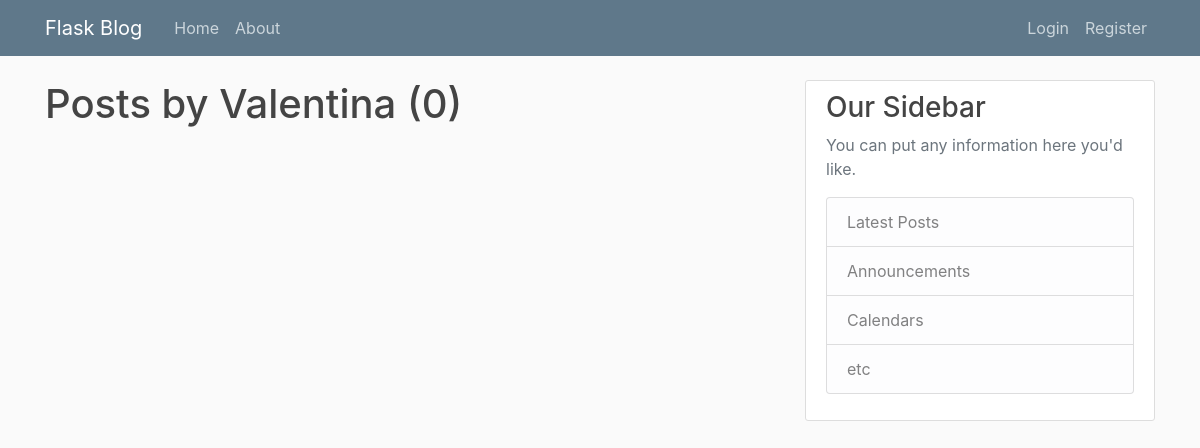
The page /user/Valentina on the database as committed earlier.
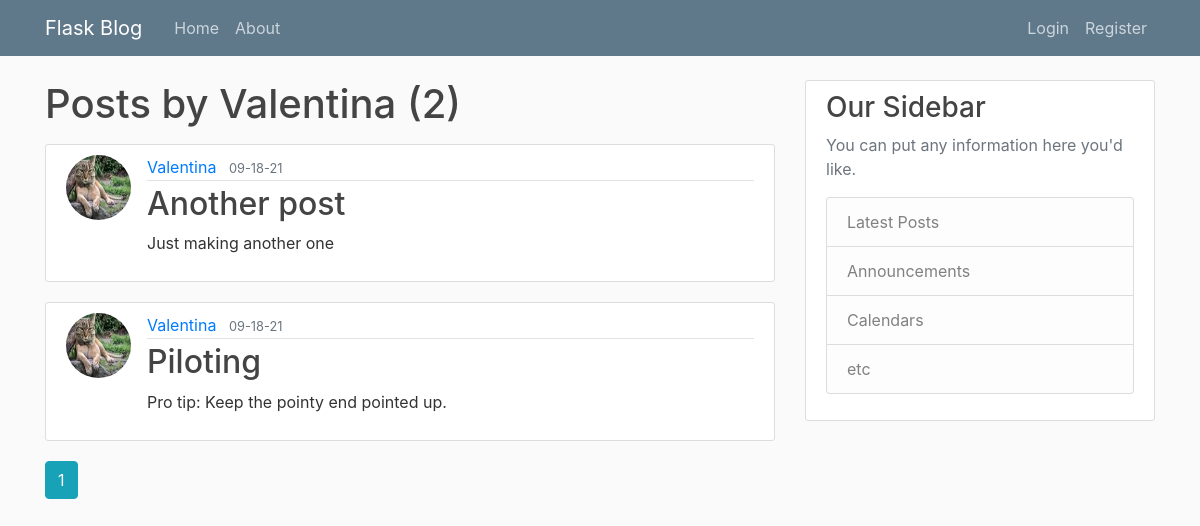
The same page on the database as committed later.
### flaskblog/models.py (models this page shows, shortened)
class User(db.Model, UserMixin):
  id = db.Column(db.Integer, primary_key=True)
  username = db.Column(db.String(20), unique=True, nullable=False)
  email = db.Column(db.String(120), unique=True, nullable=False)
  image_file = db.Column(db.String(20), nullable=False, default='default.jpg')
  password = db.Column(db.String(60), nullable=False)
  posts = db.relationship('Post', backref='author', lazy=True) # Post here refers to class (uppercase)

class Post(db.Model):
  id = db.Column(db.Integer, primary_key=True)
  title = db.Column(db.String(100), nullable=False)
  date_posted = db.Column(db.DateTime, nullable=False, default=datetime.utcnow)
  content = db.Column(db.Text, nullable=False)
  user_id = db.Column(db.Integer, db.ForeignKey('user.id'), nullable=False) # user.id here refers to user table (lowercase)

### flaskblog/users/routes.py (the view)
@users.route("/user/<string:username>")
def user_posts(username):
  page = request.args.get('page', 1, type=int)
  user = User.query.filter_by(username=username).first_or_404()
  posts = Post.query.filter_by(author=user)\
    .order_by(Post.date_posted.desc())\
    .paginate(page=page, per_page=5)
  return render_template('user_posts.html', posts=posts, user=user)

### flaskblog/templates/user_posts.html
{% extends "layout.html" %}
{% block content %}
  <h1 class="mb-3">Posts by {{ user.username }} ({{ posts.total }})</h1>
  {% for post in posts.items %}
  <article class="media content-section">
    <img src="{{ url_for('static', filename='profile_pics/' + post.author.image_file) }}" class="rounded-circle article-img">
    <div class="media-body">
      <div class="article-metadata">
        <a class="mr-2" href="{{ url_for('users.user_posts', username=post.author.username) }}">{{ post.author.username }}</a>
        <small class="text-muted">{{ post.date_posted.strftime('%m-%d-%y') }}</small>
      </div>
      <h2><a class="article-title" href="{{ url_for('posts.post', post_id=post.id) }}">{{ post.title }}</a></h2>
      <p class="article-content">{{ post.content }}</p>
    </div>
  </article>
  {% endfor %}
  {% for page_num in posts.iter_pages(left_edge=1, right_edge=1, left_current=1, right_current=2) %}
    {% if page_num %}
      {% if posts.page == page_num %}
      <a class="btn btn-info mb-4" href="{{ url_for('users.user_posts', username=user.username, page=page_num) }}">{{ page_num }}</a>
      {% else %}
      <a class="btn btn-outline-info mb-4" href="{{ url_for('users.user_posts', username=user.username, page=page_num) }}">{{ page_num }}</a>
      {% endif %}
    {% else %}
    ...
    {% endif %}
  {% endfor %}
{% endblock content %}

### flaskblog/templates/layout.html (shortened to what this page needs)
<!DOCTYPE html>
<html lang="en">
<head>
  <link rel="stylesheet" href="https://cdn.jsdelivr.net/npm/bootstrap@4.6.0/dist/css/bootstrap.min.css">
  <link rel="stylesheet" type="text/css" href="{{ url_for('static', filename='main.css') }}">
</head>
<body>
  <header class="site-header">
      <nav class="navbar navbar-expand-md navbar-dark bg-steel fixed-top">
        <div class="container">
          <a class="navbar-brand mr-4" href="{{ url_for('main.home') }}">Flask Blog</a>
          <div class="collapse navbar-collapse" id="navbarToggle">
            <div class="navbar-nav mr-auto">
              <a class="nav-item nav-link" href="{{ url_for('main.home') }}">Home</a>
              <a class="nav-item nav-link" href="{{ url_for('main.about') }}">About</a>
            </div>
            <div class="navbar-nav">
              {% if current_user.is_authenticated %}
              <a class="nav-item nav-link" href="{{ url_for('posts.new_post') }}">New Post</a>
              <a class="nav-item nav-link" href="{{ url_for('users.account') }}">Account</a>
              <a class="nav-item nav-link" href="{{ url_for('users.logout') }}">Logout</a>
              {% else %}
              <a class="nav-item nav-link" href="{{ url_for('users.login') }}">Login</a>
              <a class="nav-item nav-link" href="{{ url_for('users.register') }}">Register</a>
              {% endif %}
            </div>
          </div>
        </div>
      </nav>
    </header>
    <main role="main" class="container">
      <div class="row">
        <div class="col-md-8">
          {% block content %}{% endblock %}
        </div>
        <div class="col-md-4">
          <div class="content-section">
            <h3>Our Sidebar</h3>
            <p class='text-muted'>You can put any information here you'd like.
              <ul class="list-group">
                <li class="list-group-item list-group-item-light">Latest Posts</li>
                <li class="list-group-item list-group-item-light">Announcements</li>
                <li class="list-group-item list-group-item-light">Calendars</li>
                <li class="list-group-item list-group-item-light">etc</li>
              </ul>
            </p>
          </div>
        </div>
      </div>
    </main>
</body>
</html>

### flaskblog/static/main.css (style rules this page uses)
body { background: #fafafa; color: #333333; margin-top: 5rem; }
h1, h2, h3, h4, h5, h6 { color: #444444; }
.bg-steel { background-color: #5f788a; }
.site-header .navbar-nav .nav-link { color: #cbd5db; }
.content-section { background: #ffffff; padding: 10px 20px; border: 1px solid #dddddd; border-radius: 3px; margin-bottom: 20px; }
.article-title { color: #444444; }
.article-content { white-space: pre-line; }
.article-img { height: 65px; width: 65px; margin-right: 16px; }
.article-metadata { padding-bottom: 1px; margin-bottom: 4px; border-bottom: 1px solid #e3e3e3 }

Rows that differ between the two databases and show on the page:
added Post: image_file (picture), author.username "Valentina", date_posted "09-18-21", title "Another post", content "Just making another one"
added Post: image_file (picture), author.username "Valentina", date_posted "09-18-21", title "Piloting", content "Pro tip: Keep the pointy end pointed up."
Other text that changed with them:
{{ posts.total }}: "0" → "2"
new list line: "1"
